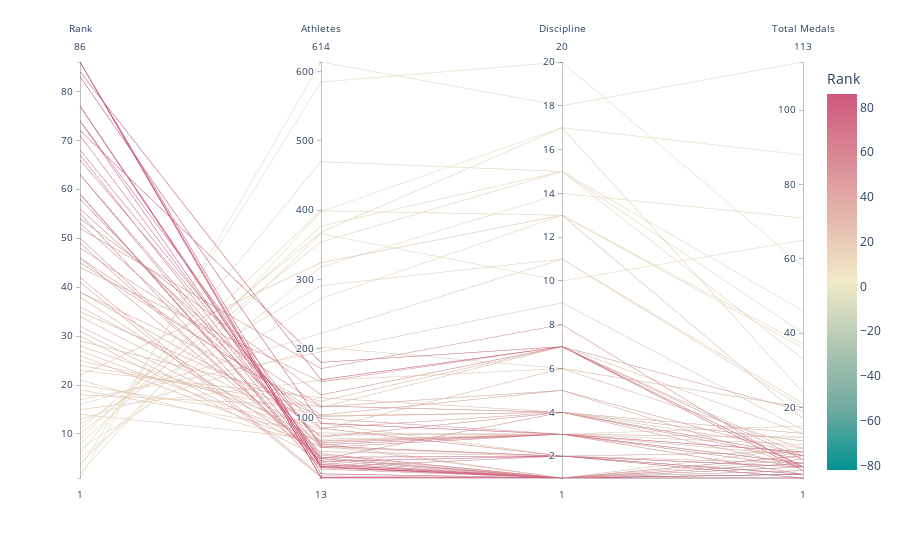

Write notebook code for a chart like this one.
### Markdown cell above
## Use plotly express interface 
In a parallel coordinates plot with [px.parallel_coordinates](https://plotly.com/python-api-reference/generated/plotly.express.parallel_coordinates), each row (or sample) of the DataFrame is represented by a polyline mark which traverses a set of parallel axes, one for each of the dimensions.

### Code cell
import plotly.express as px
df_ = df.copy()

# color     : Values from this column are used to assign color to the poly lines.
# dimensions: Values from these columns form the axes in the plot.
fig = px.parallel_coordinates(df_, color="Rank", dimensions=['Rank', 'Athletes', 'Discipline','Total Medals'],
                              color_continuous_scale=px.colors.diverging.Tealrose,
                              color_continuous_midpoint=2)
fig.show()

### Figure 1 — Plotly figure (JSON) as saved in the notebook; plotly's stock layout.template omitted (floating-point values rounded to 4 significant figures)
{"data": [{"dimensions": [{"label": "Rank", "values": [1, 2, 3, 4, 5, 6, 7, 8, 9, 10, 11, 12, 13, 14, 15, 16, 17, 18, 19, 20, 21, 22, 23, 24, 25, 26, 27, 28, 29, 30, 31, 32, 34, 35, 36, 38, 39, 39, 41, 42, 44, 45, 46, 46, 48, 49, 50, 52, 53, 54, 55, 56, 58, 59, 59, 59, 63, 63, 66, 67, 68, 71, 72, 74, 74, 77, 77, 77, 83, 84, 86, 86, 86, 86]}, {"label": "Athletes", "values": [614, 398, 585, 366, 318, 470, 272, 377, 399, 354, 368, 291, 202, 69, 154, 222, 195, 117, 78, 92, 60, 324, 129, 115, 103, 57, 66, 83, 124, 41, 51, 63, 67, 102, 75, 46, 116, 85, 14, 16, 152, 104, 99, 43, 117, 40, 38, 171, 72, 133, 26, 85, 57, 29, 28, 33, 35, 48, 64, 41, 61, 43, 180, 59, 29, 30, 32, 37, 92, 155, 29, 14, 13, 19]}, {"label": "Discipline", "values": [18, 17, 20, 10, 14, 15, 13, 15, 13, 15, 17, 11, 6, 3, 6, 11, 9, 4, 3, 2, 1, 13, 4, 7, 4, 2, 3, 6, 7, 1, 2, 1, 3, 4, 3, 1, 5, 4, 1, 1, 7, 5, 3, 1, 4, 4, 1, 8, 4, 7, 1, 2, 3, 2, 1, 1, 1, 1, 3, 1, 3, 2, 7, 2, 1, 1, 1, 2, 3, 7, 1, 1, 1, 1]}, {"label": "Total Medals", "values": [113, 88, 58, 65, 71, 46, 36, 33, 37, 40, 24, 21, 20, 15, 20, 20, 14, 11, 10, 8, 9, 17, 9, 13, 11, 8, 7, 9, 7, 6, 5, 5, 12, 13, 4, 3, 4, 4, 3, 2, 19, 7, 4, 4, 7, 6, 4, 3, 7, 6, 5, 4, 2, 2, 2, 2, 1, 1, 5, 7, 5, 4, 3, 2, 2, 1, 1, 1, 8, 4, 1, 1, 1, 1]}], "domain": {"x": [0, 1], "y": [0, 1]}, "line": {"color": [1, 2, 3, 4, 5, 6, 7, 8, 9, 10, 11, 12, 13, 14, 15, 16, 17, 18, 19, 20, 21, 22, 23, 24, 25, 26, 27, 28, 29, 30, 31, 32, 34, 35, 36, 38, 39, 39, 41, 42, 44, 45, 46, 46, 48, 49, 50, 52, 53, 54, 55, 56, 58, 59, 59, 59, 63, 63, 66, 67, 68, 71, 72, 74, 74, 77, 77, 77, 83, 84, 86, 86, 86, 86], "coloraxis": "coloraxis"}, "name": "", "type": "parcoords"}], "layout": {"coloraxis": {"cmid": 2, "colorbar": {"title": {"text": "Rank"}}, "colorscale": [[0, "rgb(0, 147, 146)"], [0.1667, "rgb(114, 170, 161)"], [0.3333, "rgb(177, 199, 179)"], [0.5, "rgb(241, 234, 200)"], [0.6667, "rgb(229, 185, 173)"], [0.8333, "rgb(217, 137, 148)"], [1, "rgb(208, 88, 126)"]]}, "legend": {"tracegroupgap": 0}, "margin": {"t": 60}}}
